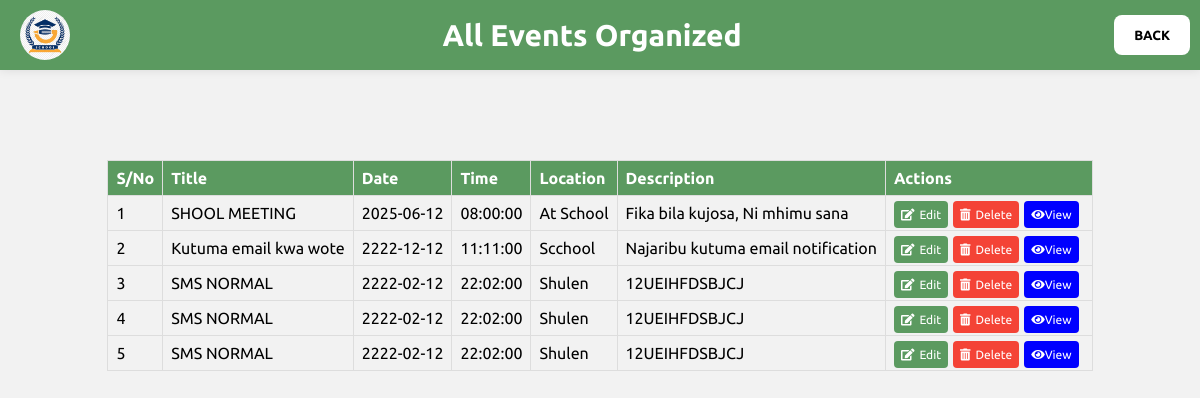
The app's page /view_event.php (signed in) with its own data.
### tables this page shows
CREATE TABLE `events` (
  `eventID` int(11) NOT NULL,
  `title` varchar(255) NOT NULL,
  `date` date NOT NULL,
  `time` time NOT NULL,
  `location` varchar(255) DEFAULT NULL,
  `description` text DEFAULT NULL
);

### view_event.php (the view, shortened to what this page needs)
<?php
include 'database.php';
$events_query = "SELECT * FROM events";
$events_result = $conn->query($events_query);
$serial_number = 1;
?>
<!DOCTYPE html>
<html lang="en">
<head>
    <link rel="stylesheet" href="https://cdnjs.cloudflare.com/ajax/libs/font-awesome/5.15.4/css/all.min.css">
    <link rel="stylesheet" href="./css/view_event.css">
</head>
<body>
<div class="back-card">
        <img src="images/logo.jpg" alt="Logo">
        <h2>All Events Organized</h2>
        <button onclick="window.location.href='admin_dashboard.php'">BACK</button>
    </div>
    <div class="container">
        <?php if ($events_result->num_rows > 0): ?>
        <table>
            <thead>
                <tr>
                    <th>S/No</th>
                    <th>Title</th>
                    <th>Date</th>
                    <th>Time</th>
                    <th>Location</th>
                    <th>Description</th>
                    <th>Actions</th>
                </tr>
            </thead>
            <tbody>
                <?php
                while($event_row = $events_result->fetch_assoc()) {
                    echo "<tr>";
                    echo "<td>" . $serial_number . "</td>";
                    echo "<td>" . $event_row['title'] . "</td>";
                    echo "<td>" . $event_row['date'] . "</td>";
                    echo "<td>" . $event_row['time'] . "</td>";
                    echo "<td>" . $event_row['location'] . "</td>";
                    echo "<td>" . $event_row['description'] . "</td>";
                    echo "<td class='actions'>";
                    echo "<a href='edit_event.php?eventID=" . $event_row['eventID'] . "' class='edit-btn'><i class='fas fa-edit'></i>Edit</a>";
                    echo "<a href='delete_event.php?eventID=" . $event_row['eventID'] . "' class='delete-btn' onclick='return confirmDelete()'><i class='fas fa-trash-alt'></i>Delete</a>";
                    echo "<a href='view_event_details.php?eventID=" . $event_row['eventID'] . "' class='view-btn'><i class='fas fa-eye'></i>View</a>";
                    echo "</td>";
                    echo "</tr>";
                    $serial_number++;
                }
                ?>
            </tbody>
        </table>
        <?php else: ?>
        <p>No results found.</p>
        <?php endif; ?>
    </div>
</body>
</html>

### css/view_event.css (style rules this page uses)
* { padding: 0; margin: 0; box-sizing: border-box; font-family: "Ubuntu", sans-serif; }
body { font-family: Arial, sans-serif; background-color: #f2f2f2; margin: 0; padding: 0; height: 40vh; display: flex; justify-content: center; align-items: center; }
.back-card { position: fixed; top: 0; left: 0; right: 0; display: flex; background-color: #4f9354eb; justify-content: space-between; align-items: center; box-shadow: 0 0 10px rgba(0, 0, 0, 0.1); padding: 10px; box-sizing: border-box; z-index: 1000; }
.back-card img { width: 50px; border-radius: 50px; margin-left: 10px; }
.back-card h2 { text-align: center; color: #ffffff; font-size: 30px; margin: 0; flex-grow: 1; }
.back-card button { background-color: #fff; color: #000; border: none; height: 40px; border-radius: 8px; padding: 10px 20px; cursor: pointer; font-weight: 600; transition: background-color 0.3s ease; }
.container { display: flex; align-items: center; text-align: center; justify-content: center; padding-top: 200px; }
table { width: 100%; border-collapse: collapse; margin-top: 10px; }
th, td { border: 1px solid #ddd; padding: 8px; text-align: left; }
th { background-color: #4f9354eb; color: white; }
tr:nth-child(even) { background-color: #f2f2f2; }
.actions { text-align: center; }
.edit-btn i, .delete-btn i, .delete-btn i { margin-right: 5px; }
.actions a { text-decoration : none; font-size : 16px; font-size: 12px; }
.edit-btn, .delete-btn, .view-btn { padding: 7px; margin-right: 5px; background-color: #4f9354eb; color: white; border: none; border-radius: 4px; cursor: pointer; }
.delete-btn { background-color: #f44336; }
.view-btn { background-color: blue; }

### records on screen
events: title "SHOOL MEETING", date "2025-06-12", time "08:00:00", location "At School", description "Fika bila kujosa, Ni mhimu sana"
events: title "Kutuma email kwa wote", date "2222-12-12", time "11:11:00", location "Scchool", description "Najaribu kutuma email notification"
events: title "SMS NORMAL", date "2222-02-12", time "22:02:00", location "Shulen", description "12UEIHFDSBJCJ"
events: title "SMS NORMAL", date "2222-02-12", time "22:02:00", location "Shulen", description "12UEIHFDSBJCJ"
events: title "SMS NORMAL", date "2222-02-12", time "22:02:00", location "Shulen", description "12UEIHFDSBJCJ"
